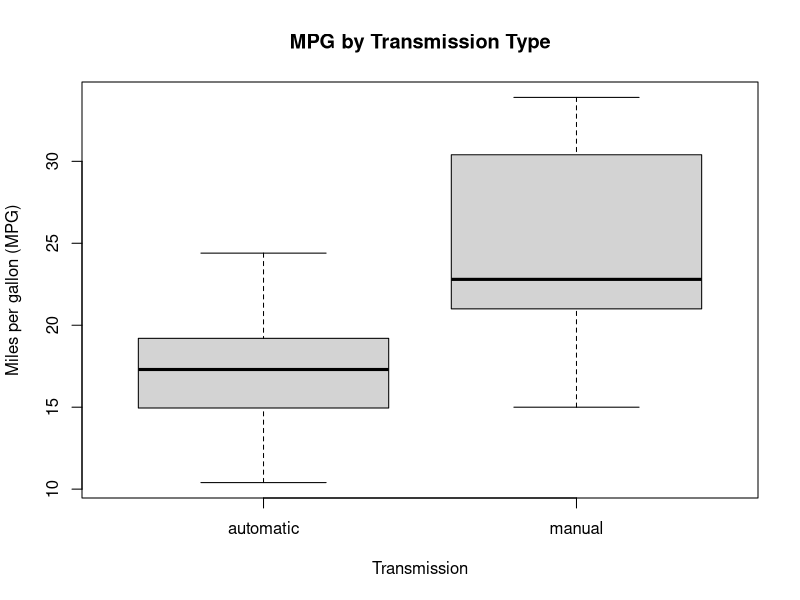
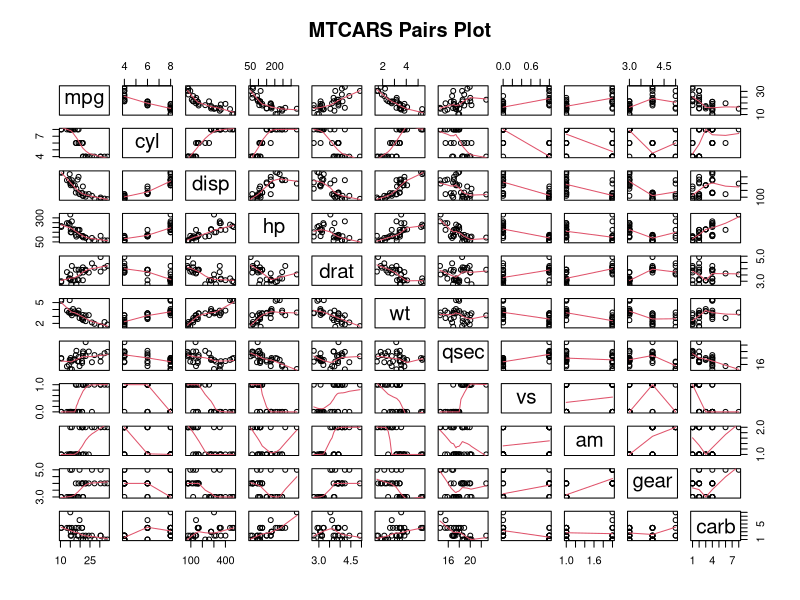
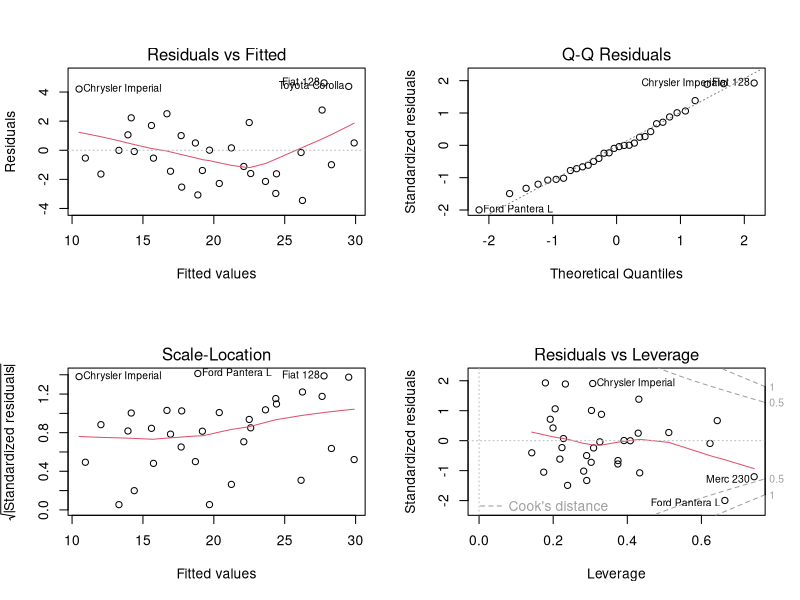
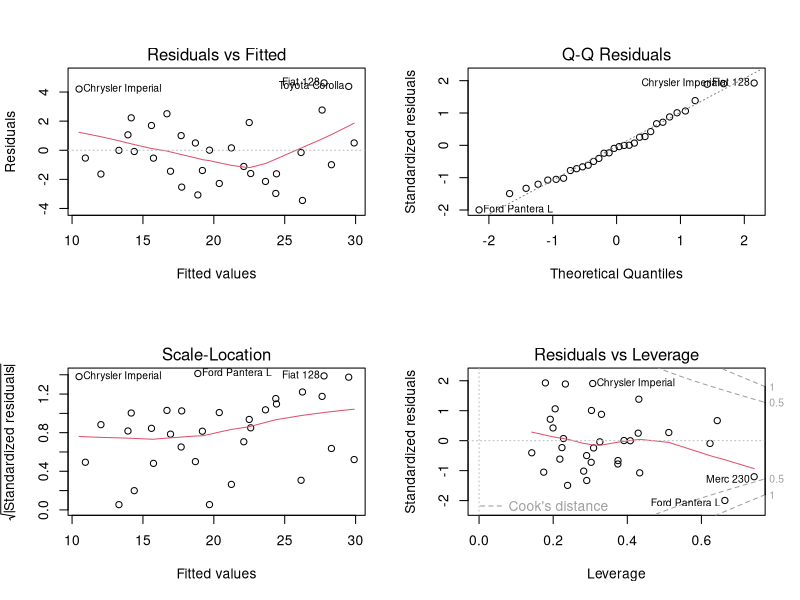

Reproduce these figures in R, in order.
## ---- chunk 1
require(datasets)
data(mtcars)
## ---- chunk 2
# convert transimission variable into a factor variable
mtcars$am <- as.factor(mtcars$am)

# renaming the levels to automatic vs. manual
levels(mtcars$am) <- c("automatic", "manual")
## ---- chunk 3
boxplot(mpg ~ am, data = mtcars,
        main = "MPG by Transmission Type",
        xlab = "Transmission",
        ylab = "Miles per gallon (MPG)")
## ---- chunk 4
## see appendix 2 for the pairs plot
pairs(mtcars, panel=panel.smooth, main="MTCARS Pairs Plot")
## ---- chunk 5
# see Appendix 3 for summary
fit1 <- lm(mpg ~ am, mtcars)
summary(fit1)
## ---- chunk 6
# see Appendix 4 for summary
fit2 <- lm(mpg ~ ., mtcars)
summary(fit2)
## ---- chunk 7
par(mfrow = c(2,2))
plot(fit2)
## ---- chunk 8
require(car)
data.frame(vif(fit2))
## ---- chunk 9
fit3 <- lm(mpg ~ wt + am, mtcars)
fit4 <- lm(mpg ~ wt + am + qsec, mtcars)
fit5 <- lm(mpg ~ wt + am + qsec + hp, mtcars)
fit6 <- lm(mpg ~ wt + am + qsec + hp + disp, mtcars)

anova(fit1, fit3, fit4, fit5, fit6, fit2)
## ---- chunk 10
summary(fit4)
## ---- chunk 11
par(mfrow = c(2,2))
plot(fit2)
## ---- chunk 12
data.frame(vif(fit4))
## ---- chunk 13

## ---- chunk 14

## ---- chunk 15

## ---- chunk 16

## ---- chunk 17

## ---- chunk 18

## ---- chunk 19

## ---- chunk 20

## ---- chunk 21

## ---- chunk 22

